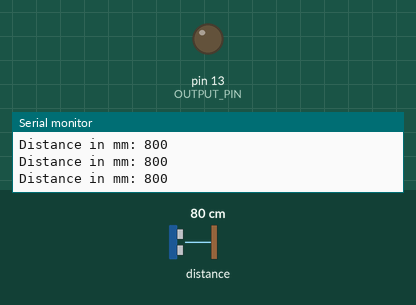
Simulated run of this sketch. Board: Arduino Uno, built with avr-gcc and run on an emulated ATmega328P. Shown: output pins drawn as LEDs (lit = HIGH), the last lines printed to the serial monitor. Inputs (shaded band) come from the test bench; at power-on: distance to the obstacle 80 cm.

Above: at 1.2 s.
1.3 s: distance to the obstacle set to 22 cm
2.8 s: distance to the obstacle set to 17 cm
At 3.4 s:
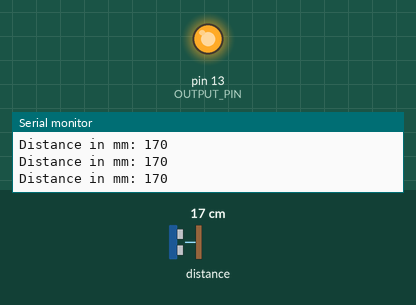
4.3 s: distance to the obstacle set to 35 cm
At 4.8 s:
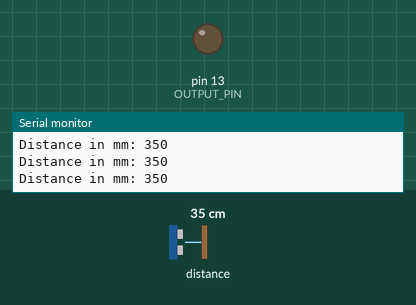
5.8 s: distance to the obstacle set to 2 cm
At 6.2 s:
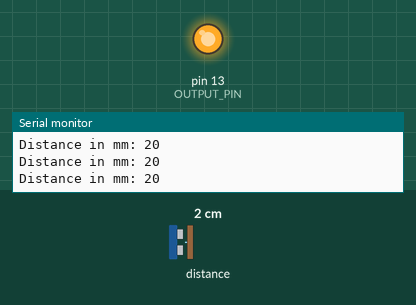
Timing chart, 0 to 8.3 s (numbered marks = the images above; inputs shaded):
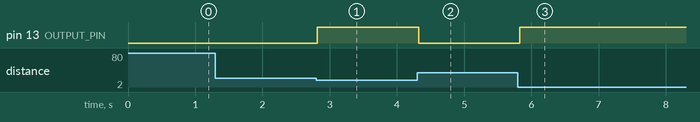

The sketch:

ProximityBeamBreak.ino
```cpp
 /*------------------------------------------------------------------------------

  ProximityBeamBreak
  by Eric T.

  This code allows us to interface a VL53L0X to a Robot.

  Wiring:
  Plug the 3-pin molex cable into a RoboRIO's DIO port.

  Change the DISTANCE_THRESHOLD variable to your desired value.

  Sensor should be mounted to point directly at the object it is detecting.

------------------------------------------------------------------------------*/

#include "Adafruit_VL53L0X.h"

Adafruit_VL53L0X lox = Adafruit_VL53L0X();

const int DISTANCE_THRESHOLD = 200; // Change this to whatever distance is necessary.

const int OUTPUT_PIN = 13;

void setup() {
  pinMode(OUTPUT_PIN, OUTPUT);

  Serial.begin(115200);

  // wait until serial port opens for native USB devices
  while (! Serial) {
    delay(1);
  }

  Serial.println("Adafruit VL53L0X test.");
  if (!lox.begin()) {
    Serial.println(F("Failed to boot VL53L0X"));
    while(1);
  }
  // power
  Serial.println(F("VL53L0X API Continuous Ranging example\n\n"));

  // start continuous ranging
  lox.startRangeContinuous();
}

void loop() {

  if (lox.isRangeComplete()) {

    int distance = lox.readRange();

    digitalWrite(OUTPUT_PIN, distance < DISTANCE_THRESHOLD ? HIGH : LOW);

    Serial.print("Distance in mm: ");
    Serial.println(distance);
  }
}
```

Measured:
- the behaviour switches between 20 and 19 cm on distance to the obstacle (found by bisection; images 0 and 1)
- after the input at 2.8 s, pin 13 (OUTPUT_PIN): LOW → HIGH at once
- after the input at 4.3 s, pin 13 (OUTPUT_PIN): HIGH → LOW at once
- after the input at 5.8 s, pin 13 (OUTPUT_PIN): LOW → HIGH at once
